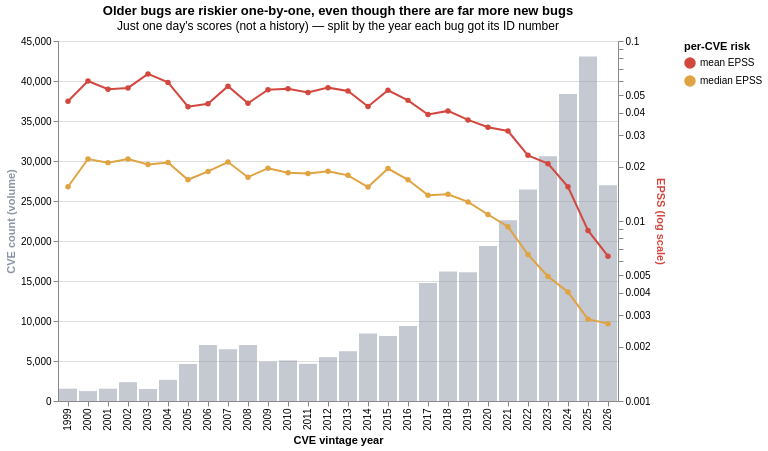

The Vega-Lite source for this figure:
### Vega-Lite specification from a JSON file in a GitHub repository (floating-point values rounded to 4 significant figures)
{"$schema": "https://vega.github.io/schema/vega-lite/v5.json", "width": "container", "height": 360, "title": {"text": "Older bugs are riskier one-by-one, even though there are far more new bugs", "subtitle": "Just one day's scores (not a history) — split by the year each bug got its ID number"}, "layer": [{"data": {"values": [{"year": 1999, "count": 1540}, {"year": 2000, "count": 1236}, {"year": 2001, "count": 1537}, {"year": 2002, "count": 2357}, {"year": 2003, "count": 1504}, {"year": 2004, "count": 2644}, {"year": 2005, "count": 4627}, {"year": 2006, "count": 6995}, {"year": 2007, "count": 6458}, {"year": 2008, "count": 7005}, {"year": 2009, "count": 4921}, {"year": 2010, "count": 5074}, {"year": 2011, "count": 4645}, {"year": 2012, "count": 5488}, {"year": 2013, "count": 6221}, {"year": 2014, "count": 8427}, {"year": 2015, "count": 8111}, {"year": 2016, "count": 9365}, {"year": 2017, "count": 14760}, {"year": 2018, "count": 16188}, {"year": 2019, "count": 16093}, {"year": 2020, "count": 19385}, {"year": 2021, "count": 22584}, {"year": 2022, "count": 26422}, {"year": 2023, "count": 30594}, {"year": 2024, "count": 38383}, {"year": 2025, "count": 43047}, {"year": 2026, "count": 26964}]}, "mark": {"type": "bar", "color": "#8a94a6", "opacity": 0.5}, "encoding": {"x": {"field": "year", "type": "ordinal", "title": "CVE vintage year"}, "y": {"field": "count", "type": "quantitative", "title": "CVE count (volume)", "axis": {"titleColor": "#8a94a6"}}}}, {"data": {"values": [{"year": 1999, "stat": "mean EPSS", "value": 0.04623}, {"year": 1999, "stat": "median EPSS", "value": 0.0155}, {"year": 2000, "stat": "mean EPSS", "value": 0.05998}, {"year": 2000, "stat": "median EPSS", "value": 0.02211}, {"year": 2001, "stat": "mean EPSS", "value": 0.05401}, {"year": 2001, "stat": "median EPSS", "value": 0.0211}, {"year": 2002, "stat": "mean EPSS", "value": 0.05489}, {"year": 2002, "stat": "median EPSS", "value": 0.02208}, {"year": 2003, "stat": "mean EPSS", "value": 0.06561}, {"year": 2003, "stat": "median EPSS", "value": 0.02062}, {"year": 2004, "stat": "mean EPSS", "value": 0.0589}, {"year": 2004, "stat": "median EPSS", "value": 0.0211}, {"year": 2005, "stat": "mean EPSS", "value": 0.04317}, {"year": 2005, "stat": "median EPSS", "value": 0.01695}, {"year": 2006, "stat": "mean EPSS", "value": 0.04476}, {"year": 2006, "stat": "median EPSS", "value": 0.01885}, {"year": 2007, "stat": "mean EPSS", "value": 0.05612}, {"year": 2007, "stat": "median EPSS", "value": 0.02125}, {"year": 2008, "stat": "mean EPSS", "value": 0.0451}, {"year": 2008, "stat": "median EPSS", "value": 0.01751}, {"year": 2009, "stat": "mean EPSS", "value": 0.05364}, {"year": 2009, "stat": "median EPSS", "value": 0.01965}, {"year": 2010, "stat": "mean EPSS", "value": 0.05427}, {"year": 2010, "stat": "median EPSS", "value": 0.01852}, {"year": 2011, "stat": "mean EPSS", "value": 0.05178}, {"year": 2011, "stat": "median EPSS", "value": 0.01838}, {"year": 2012, "stat": "mean EPSS", "value": 0.05507}, {"year": 2012, "stat": "median EPSS", "value": 0.01889}, {"year": 2013, "stat": "mean EPSS", "value": 0.05279}, {"year": 2013, "stat": "median EPSS", "value": 0.01793}, {"year": 2014, "stat": "mean EPSS", "value": 0.04329}, {"year": 2014, "stat": "median EPSS", "value": 0.01545}, {"year": 2015, "stat": "mean EPSS", "value": 0.05326}, {"year": 2015, "stat": "median EPSS", "value": 0.01957}, {"year": 2016, "stat": "mean EPSS", "value": 0.04679}, {"year": 2016, "stat": "median EPSS", "value": 0.01694}, {"year": 2017, "stat": "mean EPSS", "value": 0.03903}, {"year": 2017, "stat": "median EPSS", "value": 0.0139}, {"year": 2018, "stat": "mean EPSS", "value": 0.04089}, {"year": 2018, "stat": "median EPSS", "value": 0.01408}, {"year": 2019, "stat": "mean EPSS", "value": 0.03643}, {"year": 2019, "stat": "median EPSS", "value": 0.01277}, {"year": 2020, "stat": "mean EPSS", "value": 0.03321}, {"year": 2020, "stat": "median EPSS", "value": 0.01087}, {"year": 2021, "stat": "mean EPSS", "value": 0.03162}, {"year": 2021, "stat": "median EPSS", "value": 0.0093}, {"year": 2022, "stat": "mean EPSS", "value": 0.02317}, {"year": 2022, "stat": "median EPSS", "value": 0.00651}, {"year": 2023, "stat": "mean EPSS", "value": 0.02083}, {"year": 2023, "stat": "median EPSS", "value": 0.00492}, {"year": 2024, "stat": "mean EPSS", "value": 0.0155}, {"year": 2024, "stat": "median EPSS", "value": 0.00403}, {"year": 2025, "stat": "mean EPSS", "value": 0.008866}, {"year": 2025, "stat": "median EPSS", "value": 0.00285}, {"year": 2026, "stat": "mean EPSS", "value": 0.006378}, {"year": 2026, "stat": "median EPSS", "value": 0.00269}]}, "mark": {"type": "line", "point": true}, "encoding": {"x": {"field": "year", "type": "ordinal", "title": "CVE vintage year"}, "y": {"field": "value", "type": "quantitative", "title": "EPSS (log scale)", "scale": {"type": "log"}, "axis": {"titleColor": "#d2483f"}}, "color": {"field": "stat", "type": "nominal", "title": "per-CVE risk", "scale": {"domain": ["mean EPSS", "median EPSS"], "range": ["#d2483f", "#e0a341"]}, "legend": {"title": "per-CVE risk"}}}}], "resolve": {"scale": {"y": "independent"}}}
